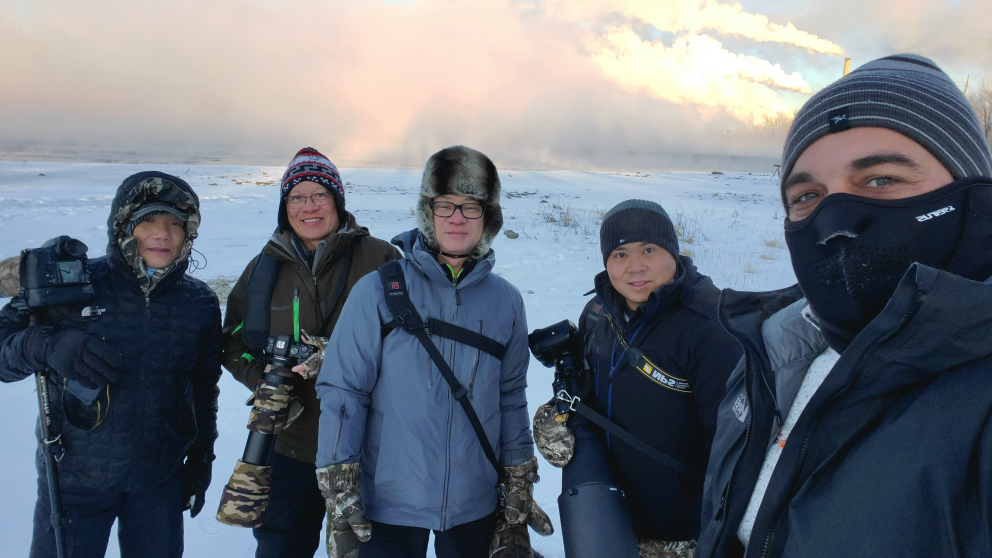
#> input picture sample_images/20220121_080128.jpg, 3968 x 2232 px (shown at 1/4 size)
$ python picture_metadata.py ../sample_images/20220121_080128.jpg   (older library calls are emulated)
#> lines starting #> are read from the running program, lines starting #| are printed output that depends on the picture
### experimental/face_detect.py
import cv2
import sys
from matplotlib.pyplot import imshow, show


def collect_detected_faces(image_path, casc_path=None, draw_rectangles=False,
                           show_image=False):
    if casc_path is None:
        casc_path = "haarcascade_frontalface_default.xml"

    # Create the haar cascade
    face_cascade = cv2.CascadeClassifier(casc_path)

    # Read the image
    image = cv2.imread(image_path)
    gray = cv2.imread(image_path, 0)

    # Detect faces in the image
    faces = face_cascade.detectMultiScale(
        gray,
        scaleFactor=1.1,
        minNeighbors=5,
        minSize=(30, 30)
        # flags = cv2.CV_HAAR_SCALE_IMAGE
    )
    if draw_rectangles:
        # Draw a rectangle around the faces
        for (x, y, w, h) in faces:
            cv2.rectangle(image, (x, y), (x + w, y + h), (0, 255, 0), 2, 4)

    if show_image:
        imshow(image)
        show()

    return faces, image


# [8 lines that do not run on import are left out]

### experimental/picture_metadata.py
import PIL.Image
from PIL.ExifTags import TAGS
import sys

from face_detect import collect_detected_faces


def collect_metadata(image_path):
    """ Use PIL to extract EXIF information from jpeg image files.
    """
#> called with image_path = '../sample_images/20220121_080128.jpg'
    img = PIL.Image.open(image_path)
#> img is the input picture: PIL image 3968x2232 RGB; mean R, G, B 104.6, 111.5, 121.3

    data = {TAGS[k]: v for k, v in img._getexif().items() if k in TAGS}
#> data = 38 items
    faces, _ = collect_detected_faces(image_path=image_path)
#> in collect_detected_faces, `gray = cv2.imread(image_path, 0)`:
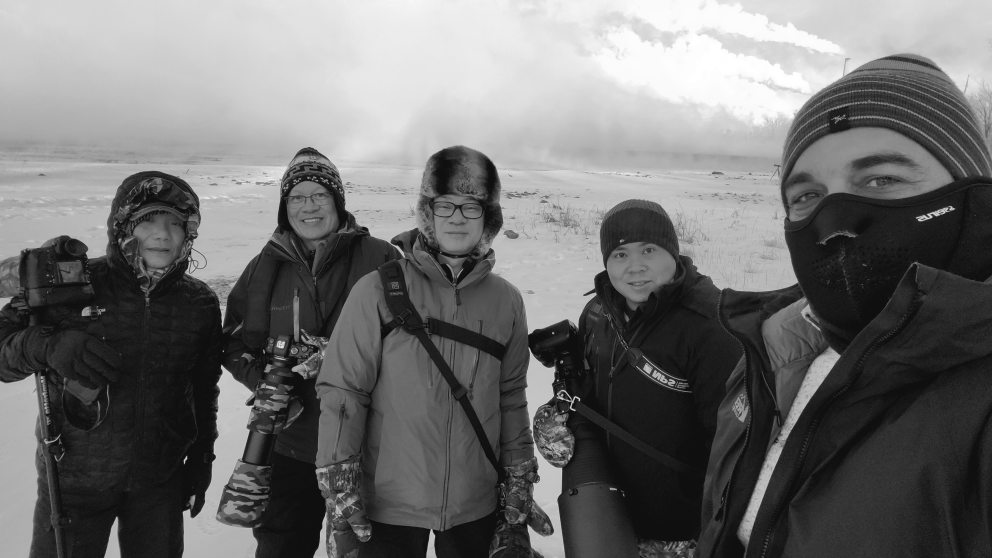
#> gray: shape (2232, 3968) (shown at 1/4 size); min 7, max 255, mean 110.6
#> in collect_detected_faces, `faces = face_cascade.detectMultiScale( gray, scaleFactor=1.1, minNeigh..`: faces = [[2851, 2063, 51, 51], [2002, 1764, 98, 98], [1149, 556, 155, 155], [1811, 650, 149, 149], [1134, 712, 205, 205], [1701, 740, 253, 253], [520, 806, 247, 247], [2402, 915, 279, 279]]
    data["Number faces"] = len(faces)
    return data


if __name__ == "__main__":

    image_path = sys.argv[1]
    data = collect_metadata(image_path)
#> data = 39 items
    print(data)
#> (printed output is left out)

$ run again, on sample_images/IMG-0325_xmas_2020.jpg
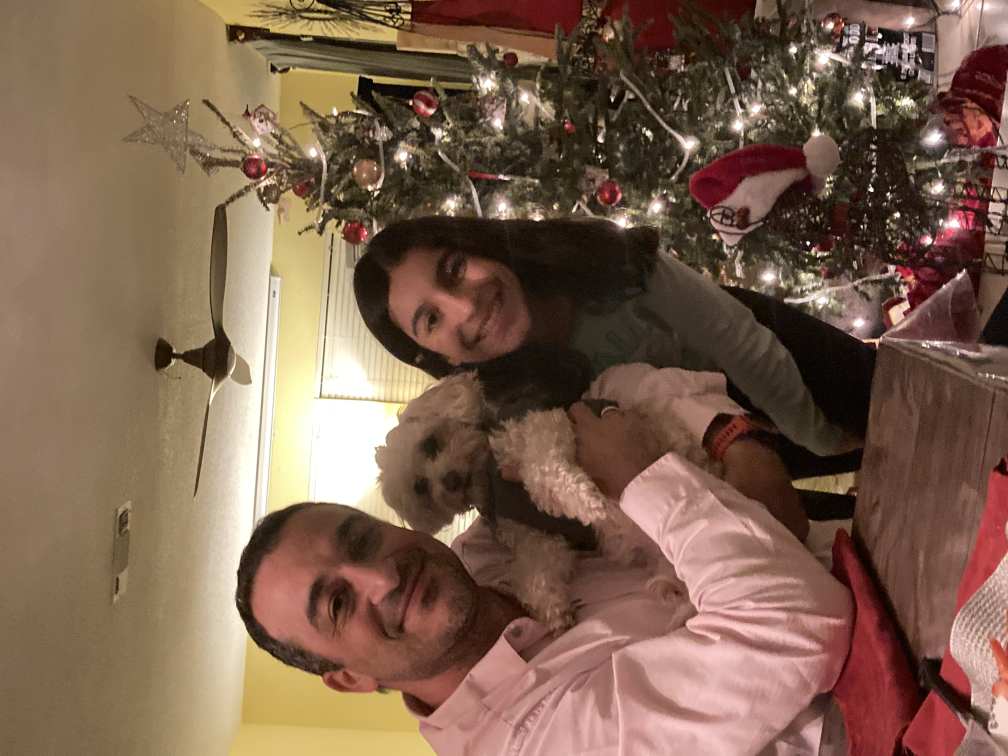
#> input picture sample_images/IMG-0325_xmas_2020.jpg, 4032 x 3024 px (shown at 1/4 size)
#> in collect_metadata, img is the input picture: PIL image 4032x3024 RGB; mean R, G, B 125.1, 97.2, 78.7
#> in collect_metadata, `data = {TAGS[k]: v for k, v in img._getexif().items() if k in TAGS}`: data = 50 items
#> in collect_detected_faces, `image = cv2.imread(image_path)`:
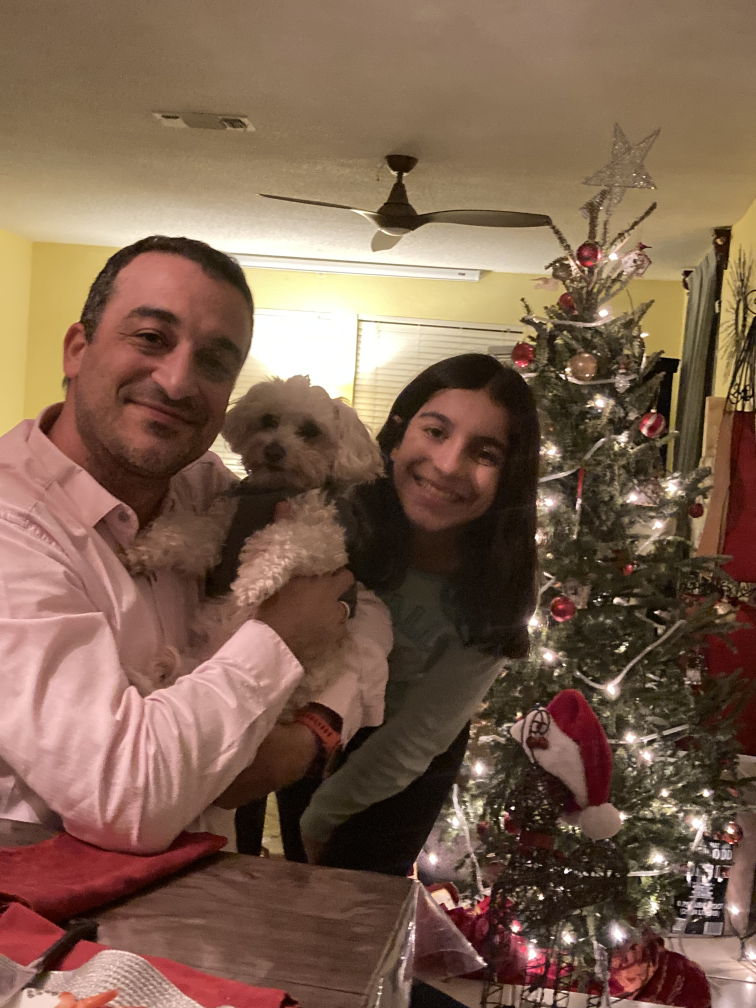
#> image: shape (4032, 3024, 3) (shown at 1/4 size); mean B, G, R 78.7, 97.2, 125.1
#> in collect_detected_faces, `gray = cv2.imread(image_path, 0)`:
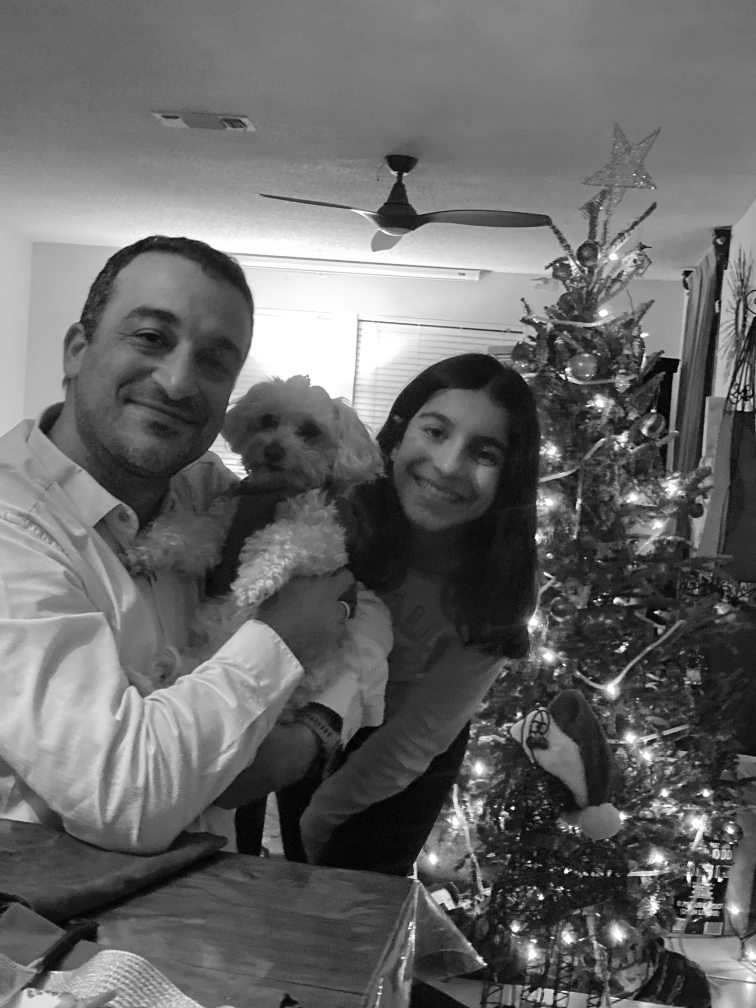
#> gray: shape (4032, 3024) (shown at 1/4 size); min 0, max 255, mean 103.4
#> in collect_detected_faces, `faces = face_cascade.detectMultiScale( gray, scaleFactor=1.1, minNeigh..`: faces = [[1417, 1616, 62, 62], [1502, 1623, 62, 62], [1521, 1577, 62, 62], [1403, 1590, 67, 67], [1476, 1670, 60, 60], [849, 1755, 72, 72], [2788, 3457, 104, 104], [2287, 1392, 117, 117], [1555, 1536, 546, 546]]
#> `data = collect_metadata(image_path)`: data = 51 items
#> (printed output is left out)
